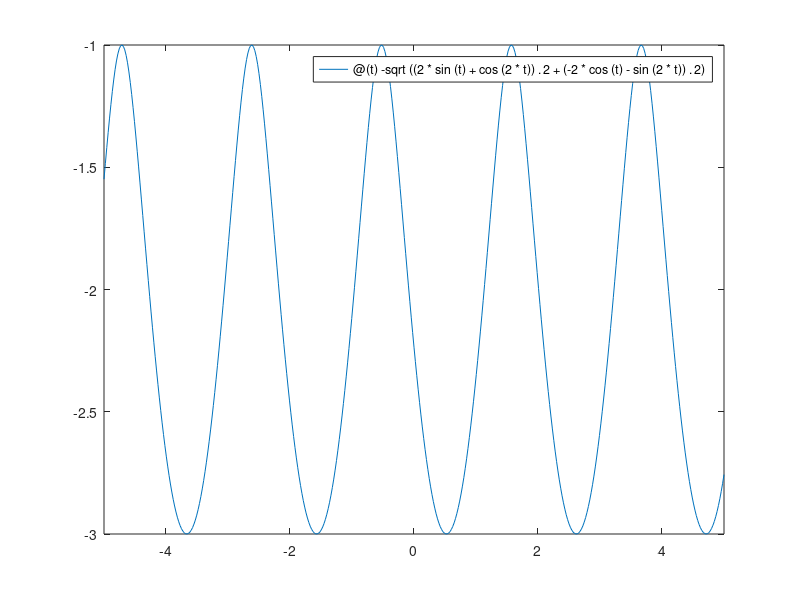

This chart was generated by the following MATLAB code:
f = @(t) -sqrt((2*sin(t) + cos(2*t)).^2 + (-2*cos(t) - sin(2*t)).^2);
fplot(f);
[x0, val0] = fminbnd(f, -2, 0);
[x1, val1] = fminbnd(f, 0, 1);
[x2, val2] = fminbnd(f, 1, 3);
